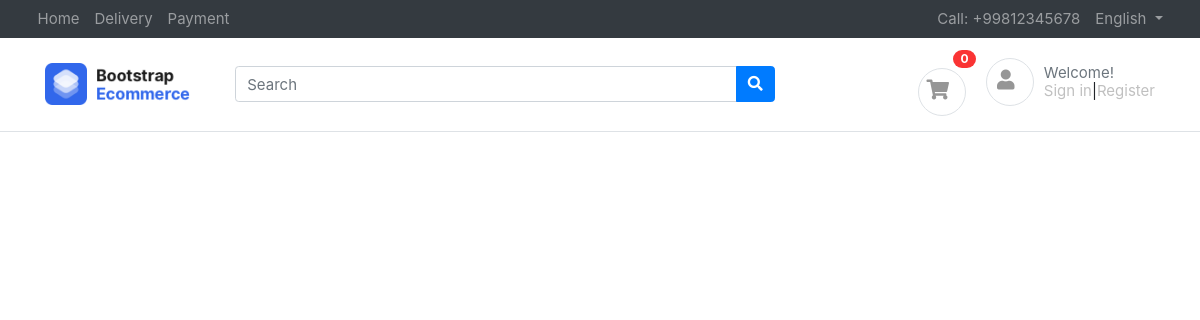
Before: / with the older database file.
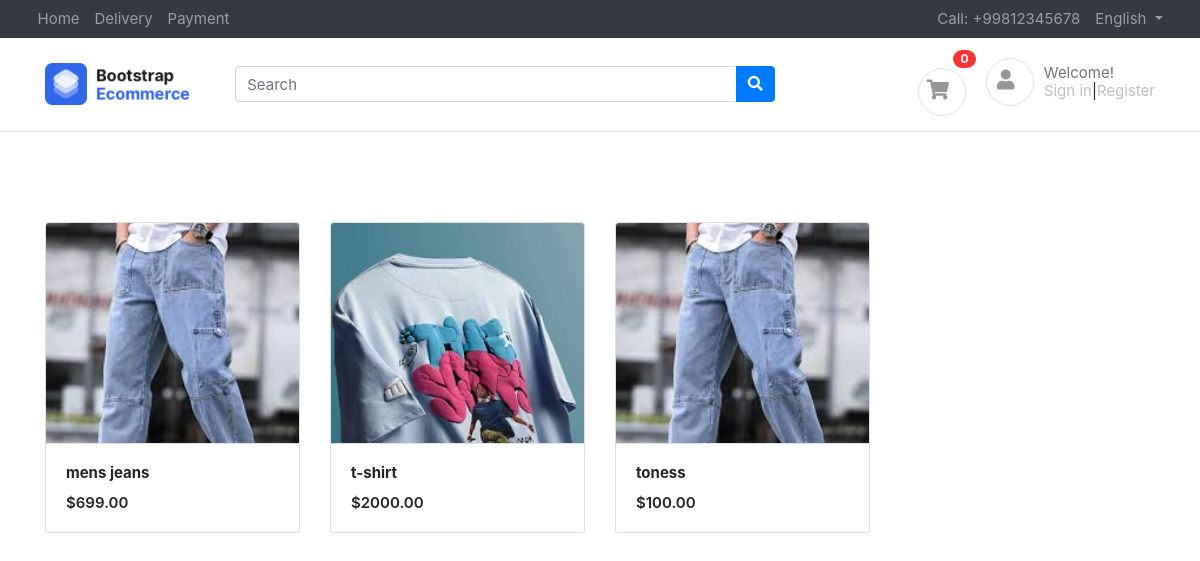
After: the same page with the newer database file.
### products/models.py (models this page shows, shortened)
class Product(basemodel):
    product_name=models.CharField(max_length=100)
    size_price=models.IntegerField(default=1)
    slug=models.SlugField(unique=True ,null=True,blank=True)
    category=models.ForeignKey(Category,on_delete=models.CASCADE,related_name="products")
    product_price=models.IntegerField(default=100)
    product_description=models.TextField()
    color_variant=models.ManyToManyField( Colorvariant,blank=True)
    size_variant=models.ManyToManyField(Sizevariant ,blank=True , related_name='size_variants')
    qunatity=models.IntegerField(default=1)

class productimage(basemodel):
    product=models.ForeignKey(Product,on_delete=models.CASCADE,related_name="images")
    image=models.ImageField(upload_to="products")

### home/views.py (the view)
# urls.py: path("",views.Index),
def Index(request):
    products=Product.objects.all()
    context={"products":products}
    return render(request,'home/index.html',context)

### templates/home/index.html
{% extends "base/base.html" %}
{%block start%}
<div class="container mt-5 pt-5">
    <div class="row">
        {%for pro in products%}
        <div class="col-md-3" style="width:350px;">
            <figure class="card card-product-grid">
                <div class="img-wrap"> <img src="/media/{{pro.images.first.image}}" style="height:300px; width:100%"> </div>
                <figcaption class="info-wrap border-top">
                    <a href="{%url "product_get" pro.slug %}" class="title"><b>{{pro.product_name}}</b></a>
                    <div class="price mt-2">${{pro.product_price}}.00</div>
                </figcaption>
            </figure>
        </div>
        {%endfor%}
    </div>
    </div>
{%endblock%}

### templates/base/base.html (shortened to what this page needs)
{%load static%}
<!DOCTYPE HTML>
<html lang="en">
<head>
<link href="https://cdn.jsdelivr.net/npm/bootstrap@5.3.3/dist/css/bootstrap.min.css" rel="stylesheet"
integrity="sha384-QWTKZyjpPEjISv5WaRU9OFeRpok6YctnYmDr5pNlyT2bRjXh0JMhjY6hW+ALEwIH">
<link rel="stylesheet" href="https://cdn.jsdelivr.net/npm/bootstrap@4.5.3/dist/css/bootstrap.min.css">
<script src="https://kit.fontawesome.com/a61d30dca3.js"></script> <link rel="stylesheet" href="https://cdn.jsdelivr.net/npm/@fortawesome/fontawesome-free@6.4.2/css/fontawesome.min.css">
<link href="{%static '/media/fonts/fontawesome/css/all.min.css'%}" type="text/css" rel="stylesheet">
<link href='{%static "/media/css/ui.css"%}' rel="stylesheet" type="text/css"/>
<link href="{%static "/media/css/responsive.css"%}" rel="stylesheet" />
</head>
<body>
</html>
	<header class="section-header">
		<nav class="navbar navbar-dark navbar-expand p-0 bg-dark">
		<div class="container">
			<ul class="navbar-nav d-none d-md-flex mr-auto">
				<li class="nav-item"><a class="nav-link" href="#">Home</a></li>
				<li class="nav-item"><a class="nav-link" href="#">Delivery</a></li>
				<li class="nav-item"><a class="nav-link" href="#">Payment</a></li>
			</ul>
			<ul class="navbar-nav">
				<li class="nav-item"><a href="#" class="nav-link"> Call: +99812345678 </a></li>
				<li class="nav-item dropdown">
					 <a href="#" class="nav-link dropdown-toggle" data-toggle="dropdown"> English </a>
				</li>
			</ul>
		  </div>
		</nav>
		<section class="header-main border-bottom">
			<div class="container">
		<div class="row align-items-center" >
			<div class="col-lg-2 col-4">
				<div class="brand-wrap">
					<img class="logo" src="images/logo.png">
				</div>
			</div>
			<div class="col-lg-6 col-sm-12">
				<form action="#" class="search">
					<div class="input-group w-100"style="display:flex;">
						<input type="text" class="form-control" placeholder="Search">
						<div class="input-group-append">
						  <button class="btn btn-primary" type="submit">
							<i class="fa fa-search"></i>
						  </button>
						</div>
					</div>
				</form>
			</div>
			<div class="col-lg-4 col-sm-6 col-8">
				<div class="widgets-wrap float-md-right"   style=" display:flex;justify-content:center; align-item:center; ">
					<div class="widget-header  mr-3" >
						<a href="#" class="icon icon-sm rounded-circle border" style="color:silver;display:inline-block;justify:content:center;align-item:center; margin-top:15px;font-size:20px;" ><i class="fa fa-shopping-cart" style="height:30px;width:38px;display:flex;justify-content:center;margin-top:25%"></i></a>
						<span class="badge badge-pill badge-danger notify">0</span>
					</div>
						<div class="text">
					<div class="widget-header icontext" >
						<a href="#" class="icon icon-sm rounded-circle border"  style="color:silver;font-size:20px; display:inline-block;justify:content:center;align-item:center; margin-bottom:15px;margin:5px; "><i class="fa fa-user" style="height:30px;width:38px;display:flex;justify-content:center;margin-top:25%"></i></a>
						<div class="text" style="display:inline-block; margin-left:5px;">
							<span class="text-muted" >Welcome!</span><br>
							<div style="display:inline-block;  display:flex;justify-content:center;">
								<a href="#"  style="color:silver;">Sign in</a> |
								<a href="#"  style="color:silver;"> Register</a>
							</div>
						</div>
					</div>
				</div>
			</div>
		</div>
			</div>
		</section>
		</header>
		{% block start %}
		{% endblock %}
        </body>
        </html>

### public/static/css/ui.css (style rules this page uses)
html { font-family: 'Inter', sans-serif; font-size: 15px; }
.img-wrap { text-align: center; display: block; }
.img-wrap img { max-width: 100%; }
.icon-xs, .icon-sm, .icon-md, .icon-lg { display: inline-block; text-align: center; flex-shrink: 0; flex-grow: 0; }
.icon-sm { width: 48px; height: 48px; line-height: 48px; font-size: 20px; }
figure { margin-bottom: 0; }
.card .title { color: #212529; }
.header-main { position: relative; padding-top: 1rem; padding-bottom: 1rem; }
.brand-wrap .logo, .navbar-brand .logo { margin-right: 7px; max-height: 42px; display: inline-block; }
.widget-header { display: inline-block; vertical-align: middle; position: relative; }
.widget-header a { color: #545454; }
.widget-header i { color: #969696; }
.widget-header .notify { position: absolute; top: -3px; right: -10px; }
[class*='card-product'] a.title { color: #212529; display: block; }
[class*='card-product'] .img-wrap { overflow: hidden; position: relative; }
[class*='card-product'] .img-wrap img { height: 100%; max-width: 100%; width: auto; display: inline-block; object-fit: cover; }
.card-product-grid { margin-bottom: 20px; }
.card-product-grid .img-wrap { border-radius: 0.2rem 0.2rem 0 0; height: 220px; }
.card-product-grid .info-wrap { overflow: hidden; padding: 18px 20px; }
.card .img-wrap { overflow: hidden; }
.icontext { display: inline-flex; align-items: center; vertical-align: middle; }
.icontext .text { width: 100%; line-height: 1.2; color: #212529; }
.icontext .icon { position: relative; margin-right: 15px; flex-shrink: 0; flex-grow: 0; }
.notify { position: absolute; top: -4px; right: -10px; display: inline-block; padding: .25em .6em; font-size: 12px; line-height: 1; text-align: center; border-radius: 3rem; color: #fff; background-color: #fa3434; }
.price { font-weight: 600; color: #212529; }

Changed rows visible on the page:
added Product: images.first.image (picture), product_name "mens jeans", product_price "699"
added Product: images.first.image (picture), product_name "t-shirt", product_price "2000"
added Product: images.first.image (picture), product_name "toness", product_price "100"
